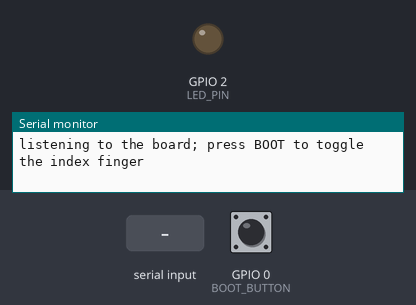
Bench run of a sketch on a simulated ESP32. Parts: output pins drawn as LEDs (lit = HIGH), the last lines printed to the serial monitor. The inputs (shaded band) are chosen by the test bench; at power-on: GPIO 0 (BOOT_BUTTON) HIGH.

Above: at 1.2 s.
1.3 s: "$" received over the second serial link
At 2.0 s:
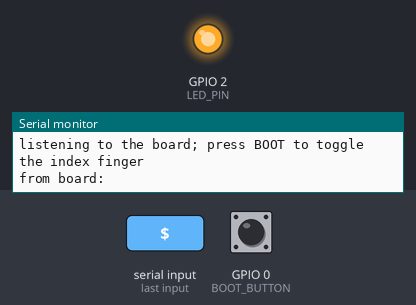
4.4 s: "90\n" received over the second serial link
At 5.5 s:
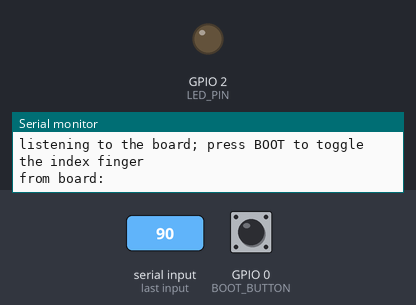
5.9 s: "30,150\n" received over the second serial link
At 7.2 s:
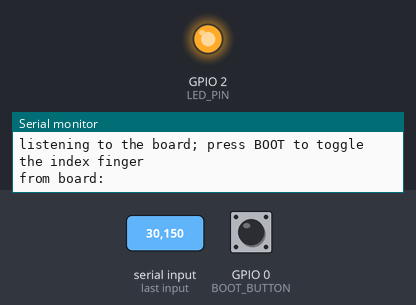
Timing chart, 0 to 8.4 s (numbered marks = the images above; inputs shaded):
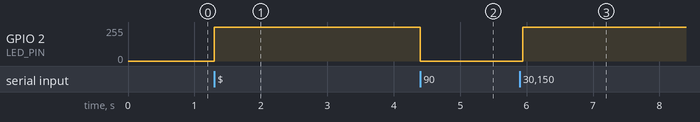

Measured:
- after the input at 1.3 s, GPIO 2 (LED_PIN): 0/255 → 255/255 at once
- after the input at 4.4 s, GPIO 2 (LED_PIN): 255/255 → 0/255 at once
- after the input at 5.9 s, GPIO 2 (LED_PIN): 0/255 → 255/255 at once

The sketch:

esp32-lsc-test.ino
```cpp
// ESP32 DevKit V1: talk to the uHandbit board's servo controller directly (option A test).
//
// Step 1 (listen only): prints any messages the board's helper chip sends, such as its
//   battery report "A<p14><sound><volt>$", to the Mac over USB.
// Step 2 (only when you press the BOOT button): sends one servo command that toggles
//   the index finger (servo 3) between open (130) and closed (0).
//
// Uses the ESP32's second serial port: RX2 = GPIO 16, TX2 = GPIO 17, 115200 baud.
// Only connect these after the board's serial socket has been verified.

const int RX2_PIN = 16;
const int TX2_PIN = 17;
const int BOOT_BUTTON = 0;
const int LED_PIN = 2;

bool fingerClosed = false;
String incoming = "";

// Hiwonder servo controller frame: 55 55 08 03 01 timeL timeH id posL posH
// Position 500-2500 covers 0-180 degrees, the same as the micro:bit's StartbitV2 extension.
void moveServo(uint8_t id, int angle, uint16_t ms) {
  angle = constrain(angle, 0, 180);
  uint16_t pos = 500 + (uint32_t)angle * 2000 / 180;
  uint8_t frame[10] = {0x55, 0x55, 0x08, 0x03, 0x01,
                       (uint8_t)(ms & 0xff), (uint8_t)(ms >> 8),
                       id, (uint8_t)(pos & 0xff), (uint8_t)(pos >> 8)};
  Serial2.write(frame, sizeof(frame));
  Serial.printf("sent servo %d -> %d degrees (pos %d)\n", id, angle, pos);
}

// "A" frames carry three 2-digit hex values; the last is battery voltage in units of 78.63 mV
void reportFrame(const String &frame) {
  Serial.print("from board: ");
  Serial.println(frame);
  if (frame.length() == 7 && frame.charAt(0) == 'A') {
    long volt = strtol(frame.substring(5, 7).c_str(), nullptr, 16);
    Serial.printf("  battery about %.2f V\n", volt * 78.63 / 1000.0);
  }
}

void setup() {
  Serial.begin(115200);
  Serial2.begin(115200, SERIAL_8N1, RX2_PIN, TX2_PIN);
  pinMode(BOOT_BUTTON, INPUT_PULLUP);
  pinMode(LED_PIN, OUTPUT);
  Serial.println("listening to the board; press BOOT to toggle the index finger");
}

void loop() {
  while (Serial2.available()) {
    char c = (char)Serial2.read();
    digitalWrite(LED_PIN, !digitalRead(LED_PIN));  // blink on every byte received
    if (c == '$') {
      reportFrame(incoming);
      incoming = "";
    } else if (incoming.length() < 40) {
      incoming += c;
    }
  }

  if (digitalRead(BOOT_BUTTON) == LOW) {
    fingerClosed = !fingerClosed;
    moveServo(3, fingerClosed ? 0 : 130, 500);
    delay(400);  // ignore the rest of this press
    while (digitalRead(BOOT_BUTTON) == LOW) {
      delay(10);
    }
  }
}
```
